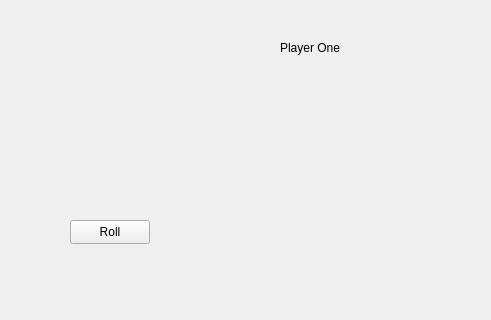
<?xml version="1.0" encoding="UTF-8"?>
<ui version="4.0">
 <class>Form</class>
 <widget class="QWidget" name="Form">
  <property name="geometry">
   <rect>
    <x>0</x>
    <y>0</y>
    <width>491</width>
    <height>320</height>
   </rect>
  </property>
  <property name="windowTitle">
   <string>Form</string>
  </property>
  <widget class="QPushButton" name="roll_die_button">
   <property name="geometry">
    <rect>
     <x>70</x>
     <y>220</y>
     <width>80</width>
     <height>24</height>
    </rect>
   </property>
   <property name="text">
    <string>Roll</string>
   </property>
  </widget>
  <widget class="QLabel" name="label">
   <property name="geometry">
    <rect>
     <x>280</x>
     <y>40</y>
     <width>71</width>
     <height>16</height>
    </rect>
   </property>
   <property name="text">
    <string>Player One</string>
   </property>
  </widget>
 </widget>
 <resources/>
 <connections/>
</ui>
